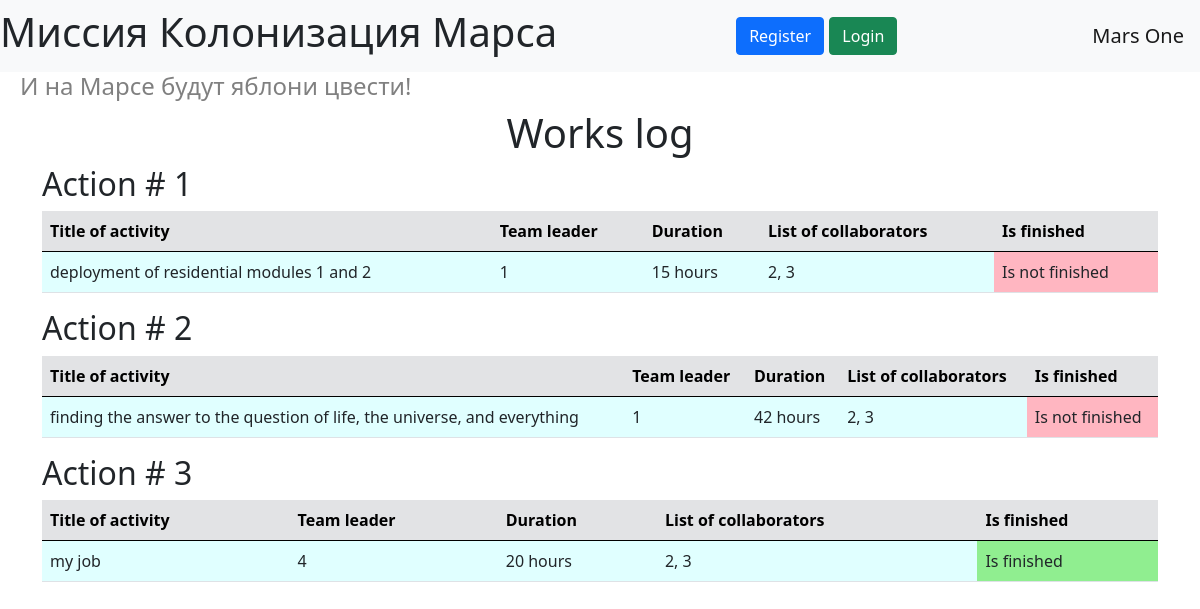
Before: / with the older database file.
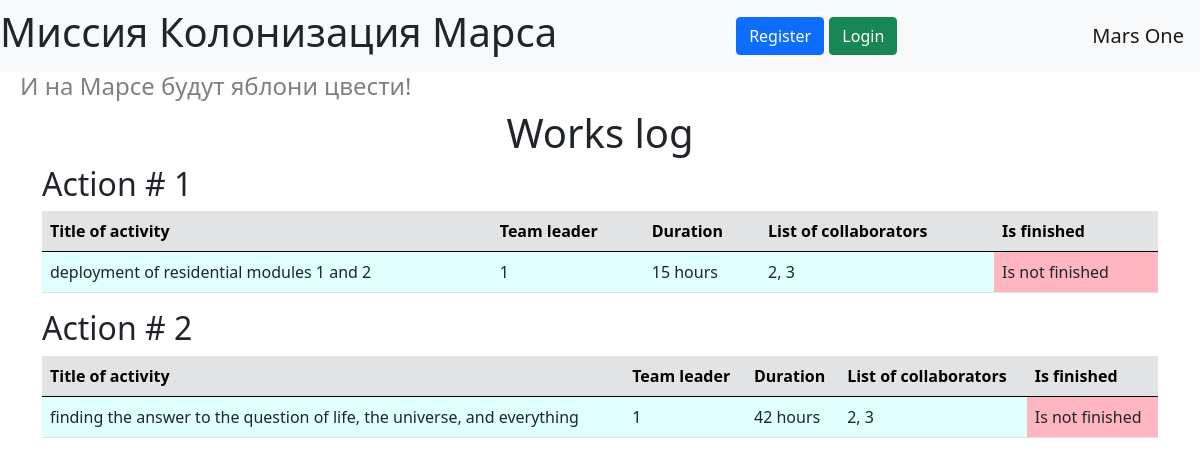
After: the same page with the newer database file.
### data/models.py (models this page shows)
class Jobs(SqlAlchemyBase):
    __tablename__ = 'jobs'
    id = sqlalchemy.Column(sqlalchemy.Integer,
                           primary_key=True, autoincrement=True)
    team_leader = sqlalchemy.Column(sqlalchemy.Integer, sqlalchemy.ForeignKey('users.id'))
    job = sqlalchemy.Column(sqlalchemy.String)
    work_size = sqlalchemy.Column(sqlalchemy.Integer)
    collaborators = sqlalchemy.Column(sqlalchemy.String)
    start_date = sqlalchemy.Column(sqlalchemy.DateTime, default=datetime.datetime.now)
    end_date = sqlalchemy.Column(sqlalchemy.DateTime, default=datetime.datetime.now)
    is_finished = sqlalchemy.Column(sqlalchemy.Boolean)

### main.py (the view)
@app.route('/')
def works_log():
    return render_template('index.html', jobs=session.query(Jobs).all(),
                           title='Works log', message=request.args.get('message'),
                           message_type=request.args.get('message_type'))

### templates/index.html (shortened to what this page needs)
{% extends 'base.html' %}
{% block content %}
    <h1 class="text-center">{{ title }}</h1>
    {% for job in jobs %}
        <h2>Action # {{ loop.index }}</h2>
        <table class="table">
            <thead>
                <tr class="table-secondary">
                    <th>Title of activity</th>
                    <th>Team leader</th>
                    <th>Duration</th>
                    <th>List of collaborators</th>
                    <th>Is finished</th>
                </tr>
            </thead>
            <tbody style="background-color: lightcyan">
                <tr>
                    <td>{{ job.job }}</td>
                    <td>{{ job.team_leader }}</td>
                    <td>{{ job.work_size }} hours</td>
                    <td>{{ job.collaborators }}</td>
                    <td style="background-color: {% if not job.is_finished %}lightpink{% else %}lightgreen{% endif %}">
                        Is {% if not job.is_finished %}not {% endif %}finished
                    </td>
                </tr>
            </tbody>
        </table>
    {% endfor %}
{% endblock %}

### templates/base.html (shortened to what this page needs)
<!DOCTYPE html>
<html lang="en">
    <head>
        <link href="https://cdn.jsdelivr.net/npm/bootstrap@5.0.0-beta2/dist/css/bootstrap.min.css"
              rel="stylesheet"
>
        <link rel="stylesheet" type="text/css" href="{{ url_for('static', filename='css/style.css') }}"/>
    </head>
    <body>
        <header>
            <nav class="navbar navbar-light bg-light">
                <h1>Миссия Колонизация Марса</h1>
                {% if current_user.is_authenticated %}
                    <a class="navbar-brand" href="/logout">{{ current_user.name }} {{ current_user.surname }}</a>
                {% else %}
                <div class="navbar-brand">
                    <a class="btn btn-primary" href="/register">Register</a>
                    <a class="btn btn-success" href="/login">Login</a>
                </div>
                {% endif %}
                <a class="navbar-brand" href="/">Mars One</a>
            </nav>
        </header>
        <h4>И на Марсе будут яблони цвести!</h4>
        <main role="main" class="container">
            {% block content %}{% endblock %}
        </main>
    </body>
</html>

### static/css/style.css (style rules this page uses)
h4 { color: grey; margin-left: 20px; }

Changed rows visible on the page:
removed Jobs: job "my job", team_leader "4", work_size "20", collaborators "2, 3", is_finished True (drawn)
